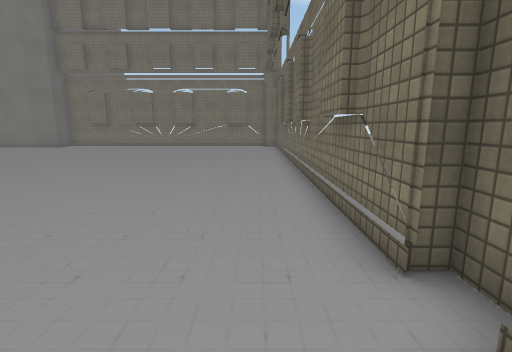
view 1 (above)

24 first-person views from a walk through a Unity game level. The camera is 1.4 m above the floor, tilts 10° down and sees 85° across. Doors are open. The floor is counted in squares, 1 m on a side. Each view is taken from the middle of a square. On the plan, view 1 faces up. The plan holds only what a view shows up to about 14 squares ahead; the rest is blank. The place goes on beyond the plan. The player is left out. Some animated figures are left out. Some surface patterns are stand-ins.

view 2
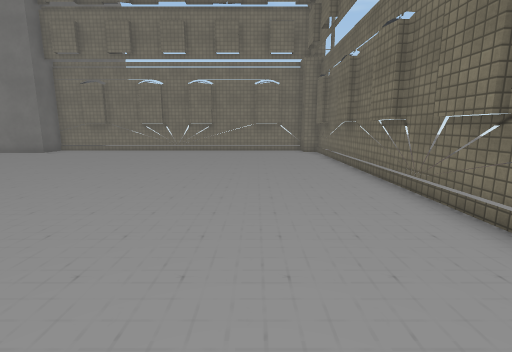

view 3
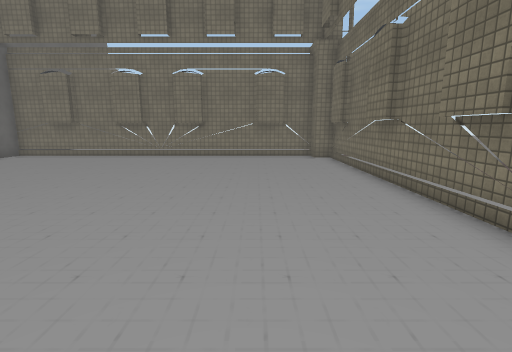

view 4
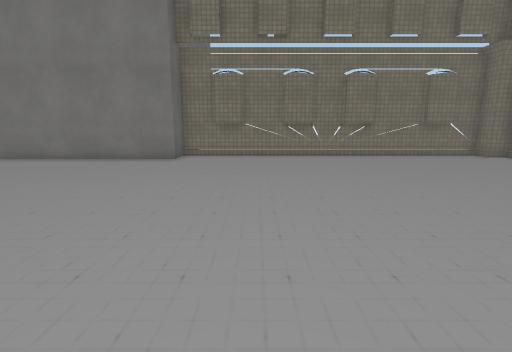

view 5
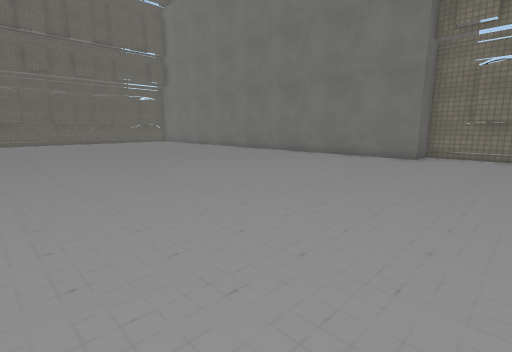

view 6
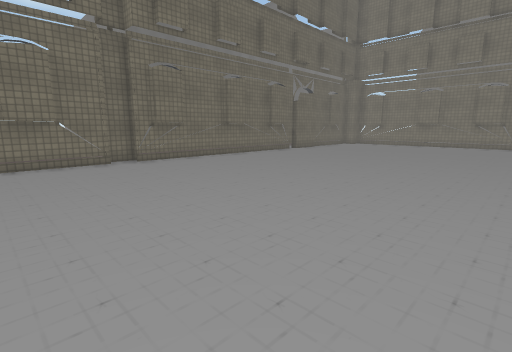

view 7
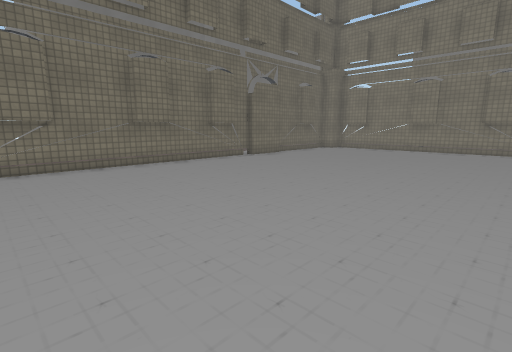

view 8
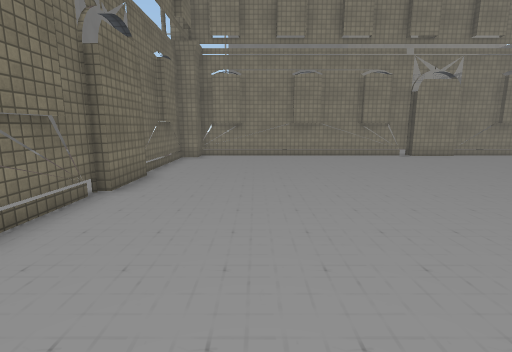

view 9
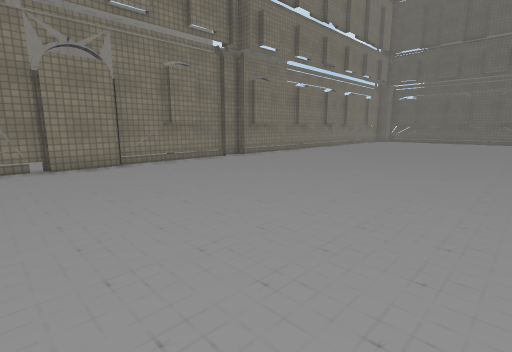

view 10
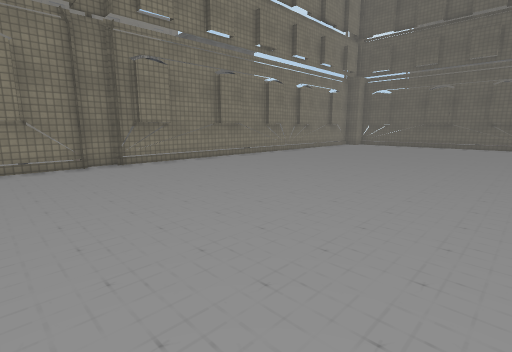

view 11
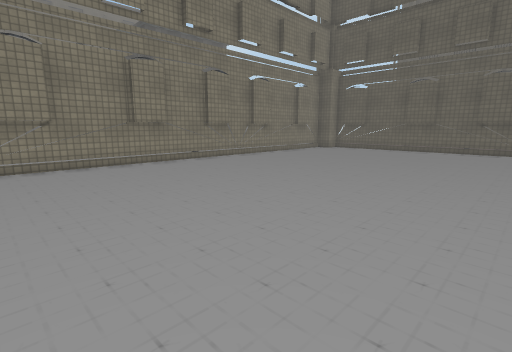

view 12
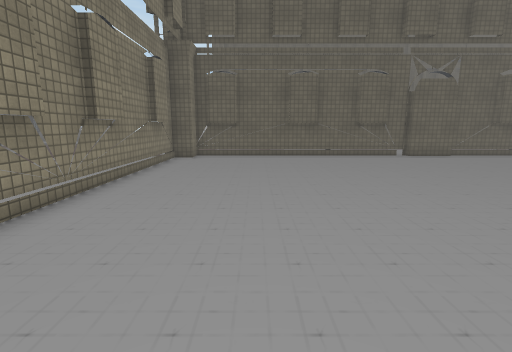

view 13
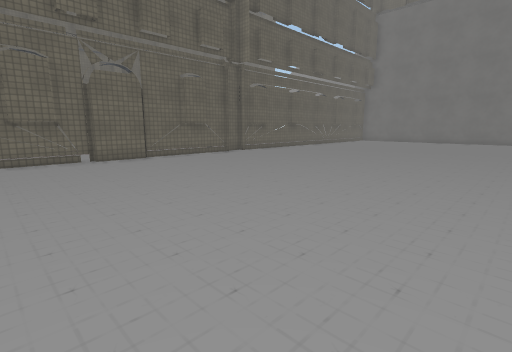

view 14
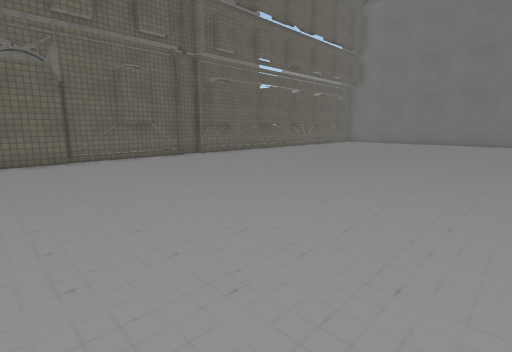

view 15
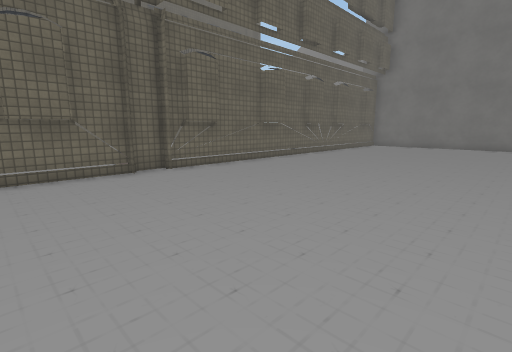

view 16
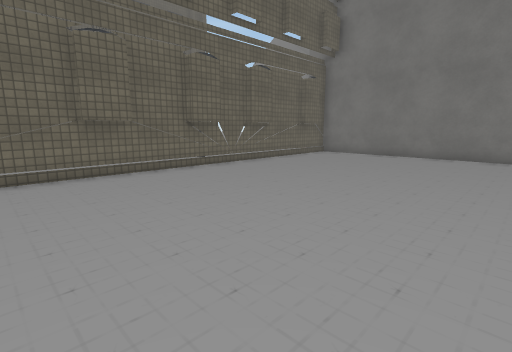

view 17
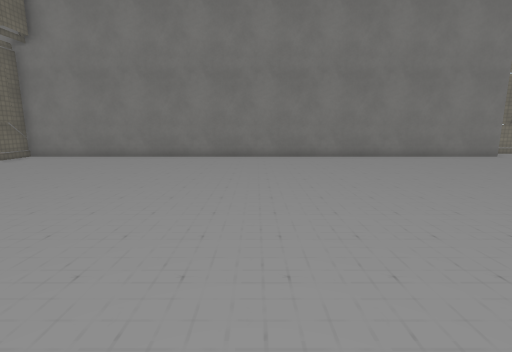

view 18
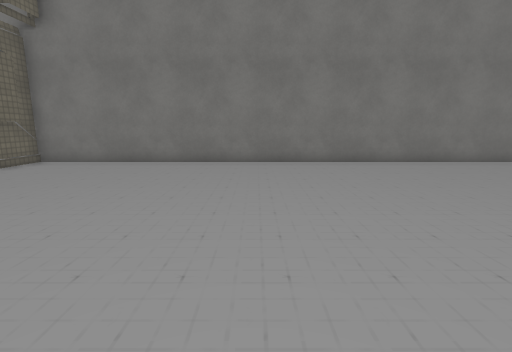

view 19
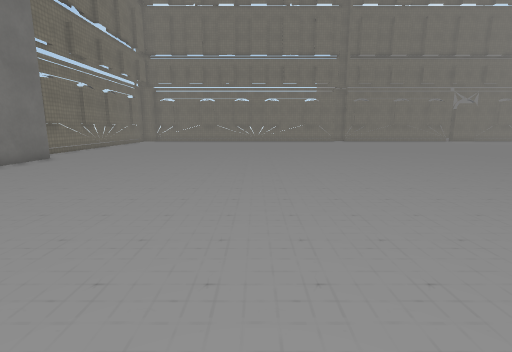

view 20
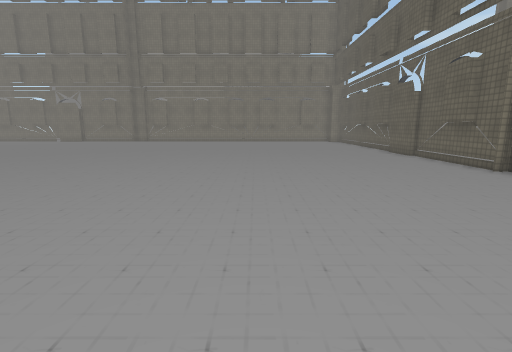

view 21
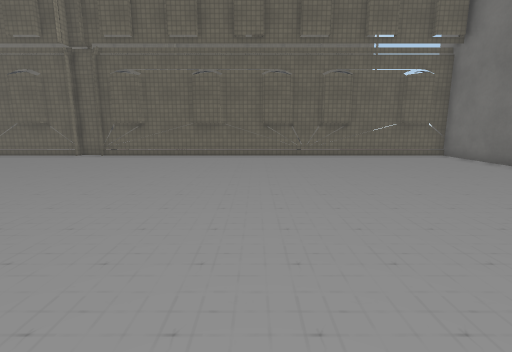

view 22
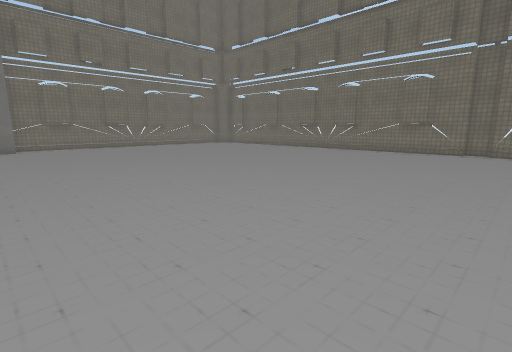

view 23
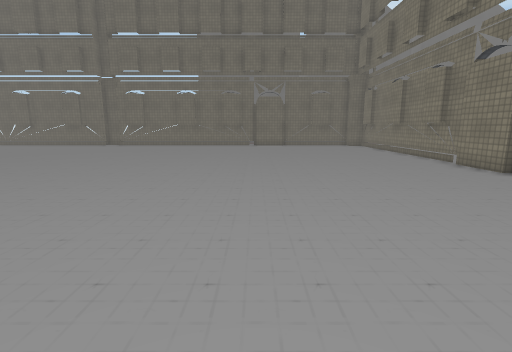

view 24
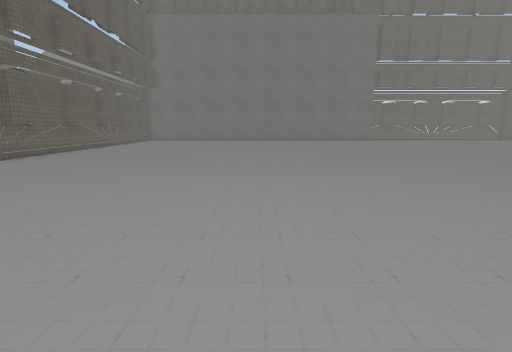

### Floor plan
Key: @ floor where view 1 was taken; # wall or solid block; . floor; O other object.
Columns run from 37 left of view 1 to 2 right of it. Each row starts with its distance up from view 1.
 23                        O
 22                        O
 21                        O###############
 20                        O..............##
 19 O#######################..............##
 18  #....................................##
 17  #.....................................#
 16  #......................................
 15  #....................................##
 14  #....................................##
 13  #.....................................#
 12  #....................................##
 11  #....................................##
 10  #.....................................#
  9  #....................................##
  8  #....................................##
  7  #.....................................#
  6  #......................................
  5  #....................................##
  4  #....................................##
  3  #.....................................#
  2  #.....................................#
  1  #.....................................#
  0  #................... ...............@.#
 -1  #...................  ................#
 -2  #...................   ...............#
 -3  #.................... ................#
 -4  #.....................................#
 -5  #...............    ..................#
 -6  #.....................................#
 -7  #.....................................#
 -8  #.....................................#
 -9  #....................................#.
-10  #....................................#.
-11  #....................................#
-12  #.....................................#
-13  #.....................................#
-14  #.....................................#
-15  #.....................................#
-16  ##...................................##
-17   #####################################

Where each view was taken, in squares from view 1:
view 1: 0 up, 0 right, facing up
view 2: 4 up, 2 left, facing up
view 3: 7 up, 2 left, facing up
view 4: 7 up, 10 left, facing up
view 5: 6 up, 10 left, facing up-left
view 6: 6 up, 10 left, facing down-right
view 7: 1 up, 9 left, facing down-right
view 8: 3 down, 2 left, facing down
view 9: 6 down, 8 left, facing down-left
view 10: 6 down, 14 left, facing down-left
view 11: 6 down, 18 left, facing down-left
view 12: 13 down, 22 left, facing left
view 13: 9 down, 23 left, facing up-left
view 14: 6 down, 23 left, facing up-left
view 15: 2 down, 27 left, facing up-left
view 16: 5 up, 27 left, facing up-left
view 17: 6 up, 25 left, facing up
view 18: 8 up, 27 left, facing up
view 19: 10 up, 26 left, facing right
view 20: 10 up, 28 left, facing down
view 21: 10 up, 22 left, facing left
view 22: 0 up, 15 left, facing up-right
view 23: 9 down, 20 left, facing right
view 24: 9 down, 25 left, facing up
